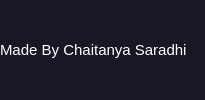
        <widget class="QFrame" name="Footer">
         <property name="sizePolicy">
          <sizepolicy hsizetype="Expanding" vsizetype="Preferred">
           <horstretch>0</horstretch>
           <verstretch>0</verstretch>
          </sizepolicy>
         </property>
         <property name="styleSheet">
          <string notr="true">QFrame {
    background-color: #181824  ;
	border:0px;

}

QLabel{
color:white;
border:0px;}</string>
         </property>
         <property name="frameShape">
          <enum>QFrame::StyledPanel</enum>
         </property>
         <property name="frameShadow">
          <enum>QFrame::Raised</enum>
         </property>
         <layout class="QHBoxLayout" name="horizontalLayout_5">
          <property name="spacing">
           <number>0</number>
          </property>
          <property name="leftMargin">
           <number>0</number>
          </property>
          <property name="topMargin">
           <number>0</number>
          </property>
          <property name="rightMargin">
           <number>0</number>
          </property>
          <property name="bottomMargin">
           <number>0</number>
          </property>
          <item alignment="Qt::AlignVCenter">
           <widget class="QFrame" name="Creator_Name">
            <property name="frameShape">
             <enum>QFrame::StyledPanel</enum>
            </property>
            <property name="frameShadow">
             <enum>QFrame::Raised</enum>
            </property>
            <layout class="QHBoxLayout" name="horizontalLayout_36">
             <property name="spacing">
              <number>0</number>
             </property>
             <property name="leftMargin">
              <number>0</number>
             </property>
             <property name="topMargin">
              <number>0</number>
             </property>
             <property name="rightMargin">
              <number>0</number>
             </property>
             <property name="bottomMargin">
              <number>0</number>
             </property>
             <item>
              <widget class="QLabel" name="My_Name">
               <property name="font">
                <font>
                 <pointsize>11</pointsize>
                </font>
               </property>
               <property name="text">
                <string>Made By Chaitanya Saradhi</string>
               </property>
              </widget>
             </item>
             <item alignment="Qt::AlignRight">
              <widget class="QFrame" name="Size_Grip_Frame">
               <property name="frameShape">
                <enum>QFrame::StyledPanel</enum>
               </property>
               <property name="frameShadow">
                <enum>QFrame::Raised</enum>
               </property>
               <layout class="QVBoxLayout" name="verticalLayout_9">
                <item alignment="Qt::AlignRight|Qt::AlignBottom">
                 <widget class="QFrame" name="Size_Grip">
                  <property name="frameShape">
                   <enum>QFrame::StyledPanel</enum>
                  </property>
                  <property name="frameShadow">
                   <enum>QFrame::Raised</enum>
                  </property>
                 </widget>
                </item>
               </layout>
              </widget>
             </item>
            </layout>
           </widget>
          </item>
         </layout>
        </widget>
